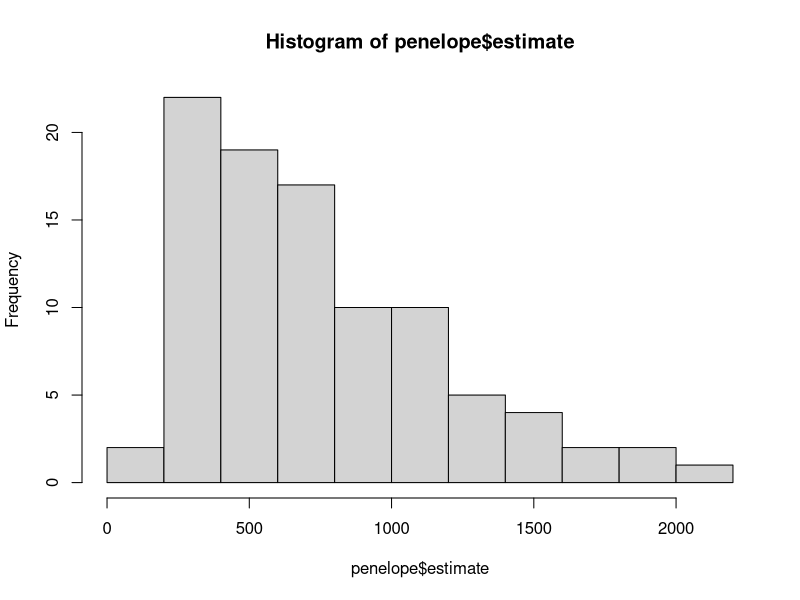
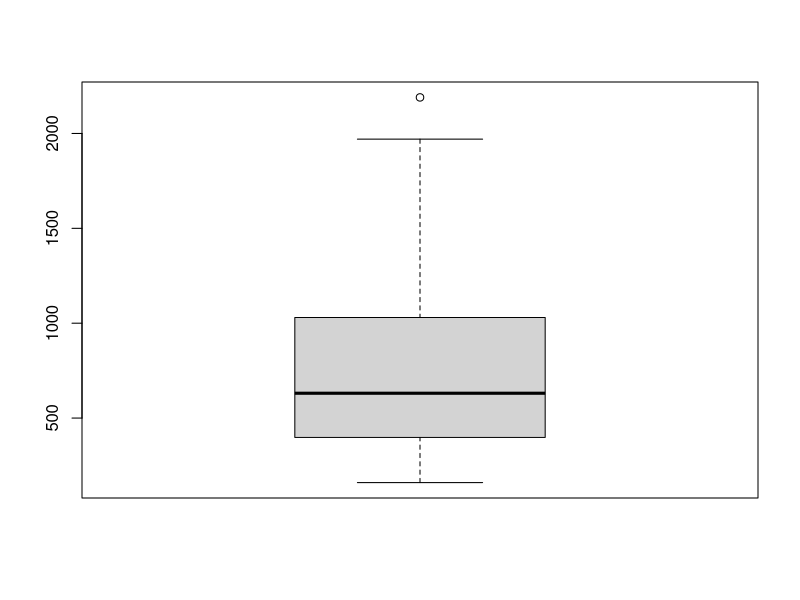

The R source for these figures, in order:
library(tidyverse)

penelope <- read_csv("penelope.csv")

mean(penelope$estimate)
sd(penelope$estimate)

median(penelope$estimate)

# Calculate the mean of fweight column

# Calculate the mean of oweight column


hist(penelope$estimate)

boxplot(penelope$estimate)

# create a boxplot of the fweight column


# create a boxplot of oweight column



